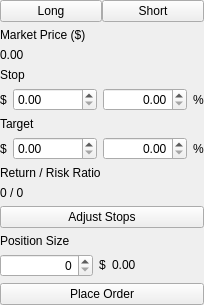
<?xml version="1.0" encoding="UTF-8"?>
<!--
/****************************************************************************
**
** This file is part of the Blackfriars Trading Terminal
**
** Copyright (C) 2021 Alexander Mishurov
**
** GNU General Public License Usage
** This file may be used under the terms of the GNU
** General Public License version 3. The licenses are as published by
** the Free Software Foundation and appearing in the file LICENSE.GPL3
** included in the packaging of this file. Please review the following
** information to ensure the GNU General Public License requirements will
** be met: https://www.gnu.org/licenses/gpl-3.0.html.
**
****************************************************************************/
-->
<ui version="4.0">
<class>RightPane</class>
<widget class="QWidget" name="RightPane">
    <property name="sizePolicy">
        <sizepolicy hsizetype="Minimum" vsizetype="Expanding">
            <horstretch>1</horstretch>
            <verstretch>0</verstretch>
        </sizepolicy>
    </property>
    <layout class="QVBoxLayout" name="mainVLayout">
        <property name="alignment">
            <set>Qt::AlignTop</set>
        </property>
        <property name="margin">
            <number>0</number>
        </property>
        <item>
            <layout class="QHBoxLayout" name="buttonsLayout">
                <property name="spacing">
                    <number>0</number>
                </property>
                <item>
                    <widget class="QPushButton" name="buttonLong">
                        <property name="checkable">
                            <bool>true</bool>
                        </property>
                        <property name="text">
                            <string>Long</string>
                        </property>
                        <attribute name="buttonGroup">
                            <string notr="true">groupLongShort</string>
                        </attribute>
                    </widget>
                </item>
                <item>
                    <widget class="QPushButton" name="buttonShort">
                        <property name="checkable">
                            <bool>true</bool>
                        </property>
                        <property name="text">
                            <string>Short</string>
                        </property>
                        <attribute name="buttonGroup">
                            <string notr="true">groupLongShort</string>
                        </attribute>
                    </widget>
                </item>
            </layout>
        </item>
        <item>
            <widget class="QLabel" name="labelMarketPrice">
                <property name="text">
                    <string>Market Price ($)</string>
                </property>
            </widget>
        </item>
        <item>
            <layout class="QHBoxLayout" name="priceLayout" stretch="1,2">
                <item alignment="Qt::AlignLeft|Qt::AlignBottom">
                    <widget class="QLabel" name="labelMarketPriceValue">
                        <property name="text">
                            <string>0.00</string>
                        </property>
                    </widget>
                </item>
                <item alignment="Qt::AlignLeft|Qt::AlignBottom">
                    <widget class="QLabel" name="labelMarketPriceChange"/>
                </item>
            </layout>
        </item>
        <item>
            <widget class="QLabel" name="labelStop">
                <property name="text">
                    <string>Stop</string>
                </property>
            </widget>
        </item>

        <!-- Stop -->
        <item>
            <layout class="QHBoxLayout" name="stopLayout" stretch="0,2,1,0">
                <item>
                    <widget class="QLabel" name="labelStopDollars">
                        <property name="text">
                            <string>$</string>
                        </property>
                    </widget>
                </item>
                <item>
                    <widget class="QDoubleSpinBox" name="inputStopDollars">
                        <property name="minimum">
                            <number>0</number>
                        </property>
                        <property name="maximum">
                            <number>999999</number>
                        </property>
                        <property name="singleStep">
                            <double>0.5</double>
                        </property>
                    </widget>
                </item>
                <item>
                    <widget class="QDoubleSpinBox" name="inputStopPercents">
                        <property name="alignment">
                            <set>Qt::AlignRight</set>
                        </property>
                        <property name="minimum">
                            <number>0</number>
                        </property>
                        <property name="maximum">
                            <number>999999</number>
                        </property>
                        <property name="singleStep">
                            <double>0.25</double>
                        </property>
                    </widget>
                </item>
                <item>
                    <widget class="QLabel" name="labelStopPercents">
                        <property name="text">
                            <string>%</string>
                        </property>
                    </widget>
                </item>
            </layout>
        </item>

        <!-- Target -->
        <item>
            <widget class="QLabel" name="labelTarget">
                <property name="text">
                    <string>Target</string>
                </property>
            </widget>
        </item>
        <item>
            <layout class="QHBoxLayout" name="targetLayout" stretch="0,2,1,0">
                <item>
                    <widget class="QLabel" name="labelTargetDollars">
                        <property name="text">
                            <string>$</string>
                        </property>
                    </widget>
                </item>
                <item>
                    <widget class="QDoubleSpinBox" name="inputTargetDollars">
                        <property name="minimum">
                            <number>0</number>
                        </property>
                        <property name="maximum">
                            <number>999999</number>
                        </property>
                        <property name="singleStep">
                            <double>0.5</double>
                        </property>
                    </widget>
                </item>
                <item>
                    <widget class="QDoubleSpinBox" name="inputTargetPercents">
                        <property name="alignment">
                            <set>Qt::AlignRight</set>
                        </property>
                        <property name="minimum">
                            <number>0</number>
                        </property>
                        <property name="maximum">
                            <number>999999</number>
                        </property>
                        <property name="singleStep">
                            <double>0.25</double>
                        </property>
                    </widget>
                </item>
                <item>
                    <widget class="QLabel" name="labelTargetPercents">
                        <property name="text">
                            <string>%</string>
                        </property>
                    </widget>
                </item>
            </layout>
        </item>

        <!-- Ratio -->
        <item>
            <widget class="QLabel" name="labelRiskReturn">
                <property name="text">
                    <string>Return / Risk Ratio</string>
                </property>
            </widget>
        </item>
        <item>
            <widget class="QLabel" name="labelRiskReturnValue">
                <property name="text">
                    <string>0 / 0</string>
                </property>
            </widget>
        </item>

        <!-- Stops -->
        <item>
            <widget class="QPushButton" name="buttonStops">
                <property name="text">
                    <string>Adjust Stops</string>
                </property>
            </widget>
        </item>

        <!-- Position -->
        <item>
            <widget class="QLabel" name="labelPosition">
                <property name="text">
                    <string>Position Size</string>
                </property>
            </widget>
        </item>

        <item>
            <layout class="QHBoxLayout" name="positionLayout" stretch="1,0,1">
                <item>
                    <widget class="QSpinBox" name="inputPosition">
                        <property name="alignment">
                            <set>Qt::AlignRight</set>
                        </property>
                        <property name="maximum">
                            <number>999999</number>
                        </property>
                    </widget>
                </item>
                <item alignment="Qt::AlignRight|Qt::AlignCenter">
                    <widget class="QLabel" name="labelPositionDollar">
                        <property name="text">
                            <string>$</string>
                        </property>
                    </widget>
                </item>
                <item alignment="Qt::AlignLeft|Qt::AlignCenter">
                    <widget class="QLabel" name="labelPositionValue">
                        <property name="text">
                            <string>0.00</string>
                        </property>
                    </widget>
                </item>
            </layout>
        </item>

        <!-- Order -->
        <item>
            <widget class="QPushButton" name="buttonOrder">
                <property name="text">
                    <string>Place Order</string>
                </property>
            </widget>
        </item>

    </layout>
</widget>
<resources/>
<connections/>
<buttongroups>
    <buttongroup name="groupLongShort"/>
</buttongroups>
</ui>
